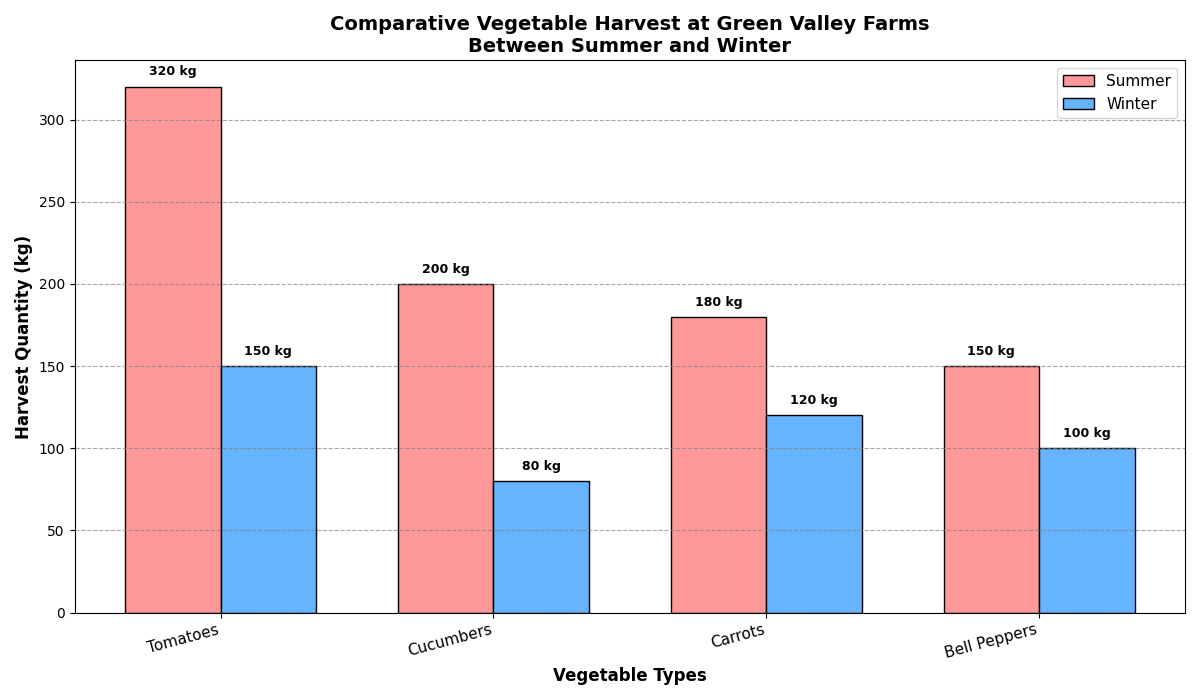

The script that drew this image:
import matplotlib.pyplot as plt
import numpy as np

# Veggie types
veggie_types = ['Tomatoes', 'Cucumbers', 'Carrots', 'Bell Peppers']

# Harvest quantities for summer and winter in kilograms (kg)
summer_harvest = [320, 200, 180, 150]
winter_harvest = [150, 80, 120, 100]

# Combine the harvest data and sort by summer harvest quantities in descending order
combined_data = list(zip(veggie_types, summer_harvest, winter_harvest))
combined_data.sort(key=lambda x: x[1], reverse=True)  # Sort by summer harvest quantities

# Unzip sorted data
sorted_veggie_types, sorted_summer_harvest, sorted_winter_harvest = zip(*combined_data)

# Positions for the veggies on the x-axis
x_positions = np.arange(len(sorted_veggie_types))

# Width of the bars
bar_width = 0.35

# Create a figure
fig, ax = plt.subplots(figsize=(12, 7))

# Bar chart for summer harvest
bars_summer = ax.bar(x_positions - bar_width / 2, sorted_summer_harvest, bar_width, label='Summer', color='#FF9999', edgecolor='black')

# Bar chart for winter harvest
bars_winter = ax.bar(x_positions + bar_width / 2, sorted_winter_harvest, bar_width, label='Winter', color='#66B3FF', edgecolor='black')

# Annotate bars with the harvest quantities
for bar in bars_summer + bars_winter:
    height = bar.get_height()
    ax.text(bar.get_x() + bar.get_width() / 2, height + 5, f'{height} kg', ha='center', va='bottom', fontsize=9, weight='bold')

# Customize the plot
ax.set_xlabel('Vegetable Types', fontsize=12, weight='bold')
ax.set_ylabel('Harvest Quantity (kg)', fontsize=12, weight='bold')
ax.set_title('Comparative Vegetable Harvest at Green Valley Farms\nBetween Summer and Winter', fontsize=14, weight='bold')

# Set the x-ticks to match the veggie types and adjust rotation
ax.set_xticks(x_positions)
ax.set_xticklabels(sorted_veggie_types, rotation=15, ha='right', fontsize=11)

# Adding grid lines for better estimation of values
ax.yaxis.grid(True, linestyle='--', which='major', color='grey', alpha=0.7)

# Adding legend
ax.legend(loc='upper right', fontsize=11)

# Automatically adjust layout to prevent text overlap
plt.tight_layout()

# Display the chart
plt.show()
